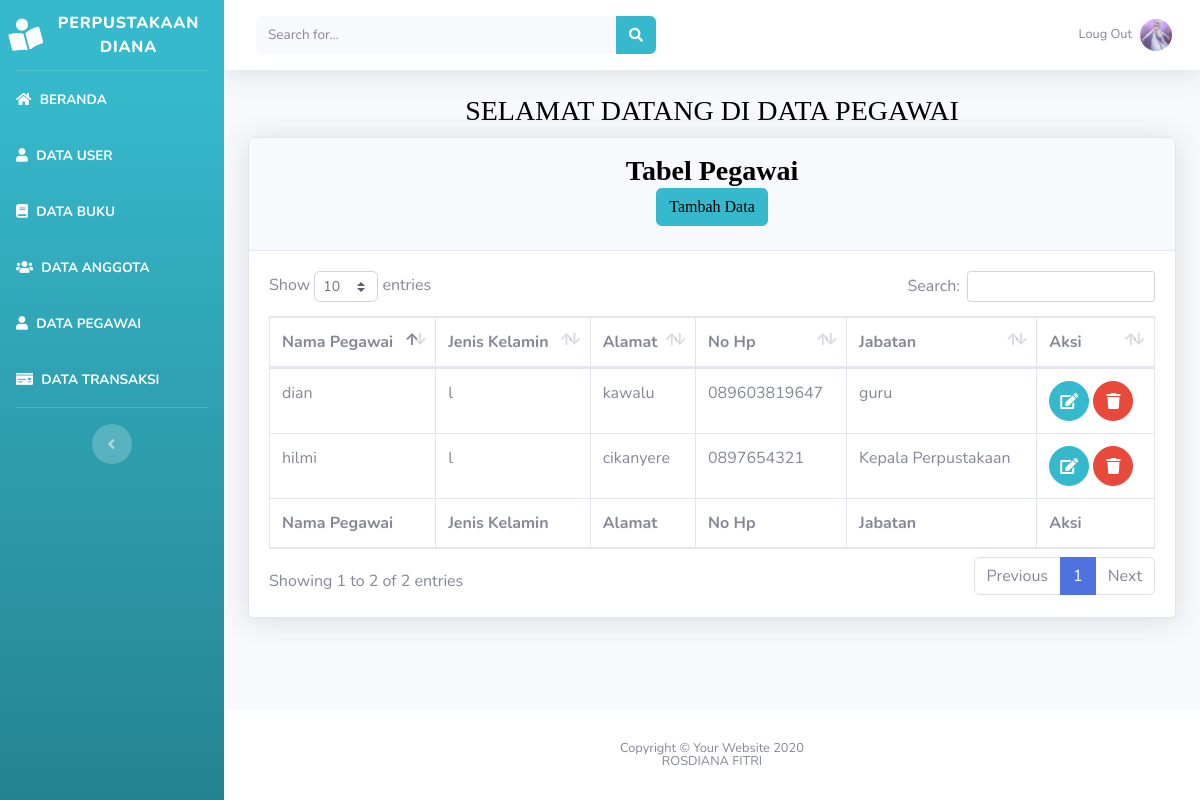
The page /beranda.php?page=pegawai on the database its author committed.
### tables this page shows
CREATE TABLE `tabel_pegawai` (
  `id_pegawai` int(5) NOT NULL,
  `nama_pegawai` varchar(50) NOT NULL,
  `jenis_kelamin` enum('l','p') NOT NULL,
  `alamat` text NOT NULL,
  `no_hp` varchar(20) NOT NULL,
  `jabatan` varchar(30) NOT NULL
);

### views/pegawai/pegawai.php (the view)
<div class="container-fluid">
    <h1 class="h3 mb-2 text-gray-800" align="center"><font color="black" face="fantasy">SELAMAT DATANG DI DATA PEGAWAI</font></h1>
    <div class="card shadow mb-4">
        <div class="card-header py-3" align="center">
            <h3 class="m-0 font-weight-bold text-info"><font color="black" face="fantasy">Tabel Pegawai</font></h3>
            <h6>
            <a href="beranda.php?page=pegawai&aksi=add">
                <button class="btn btn-info"><font color="black" face="fantasy">Tambah Data</font></button>
            </a>
            </h6>
        </div>
        <div class="card-body">
            <div class="table-responsive">
                <table class="table table-bordered" id="dataTable" width="100%" cellspacing="0">
                    <thead>
                        <tr>
                            <th>Nama Pegawai</th>
                            <th>Jenis Kelamin</th>
                            <th>Alamat</th>
                            <th>No Hp</th>
                            <th>Jabatan</th>
                            <th>Aksi</th>
                        </tr>
                    </thead>
                    <tfoot>
                        <tr>
                            <th>Nama Pegawai</th>
                            <th>Jenis Kelamin</th>
                            <th>Alamat</th>
                            <th>No Hp</th>
                            <th>Jabatan</th>
                            <th>Aksi</th>
                        </tr>
                    </tfoot>
                    <tbody>
                    <?php
                        $sql = "select * from tabel_pegawai";
                        $show = $database->query($sql);
                        foreach($show as $pegawai):
                    ?>
                        <tr>
                            <td><?php echo $pegawai['nama_pegawai']?></td>
                            <td><?php echo $pegawai['jenis_kelamin']?></td>
                            <td><?php echo $pegawai['alamat']?></td>
                            <td><?php echo $pegawai['no_hp']?></td>
                            <td><?php echo $pegawai['jabatan']?></td>
                            <td>
                               <a href="beranda.php?page=pegawai&aksi=edit&id=<?php echo $pegawai['id_pegawai']?>"
                                 class="btn btn-info btn-circle">
                                    <i class="fas fa-edit"></i>
                                    </a>
                                <a href="model/pegawai/prosesdeletepegawai.php?id=<?php echo $pegawai['id_pegawai']?>"
                                 class="btn btn-danger btn-circle">
                                    <i class="fas fa-trash"></i>
                                    </a>
                            </td>
                        </tr>
                        <?php endforeach; ?>
                    </tbody>
                </table>
            </div>
        </div>
    </div>
</div>

### rows shown on the page
tabel_pegawai: nama_pegawai "dian", jenis_kelamin "l", alamat "kawalu", no_hp "089603819647", jabatan "guru"
tabel_pegawai: nama_pegawai "hilmi", jenis_kelamin "l", alamat "cikanyere", no_hp "0897654321", jabatan "Kepala Perpustakaan"
